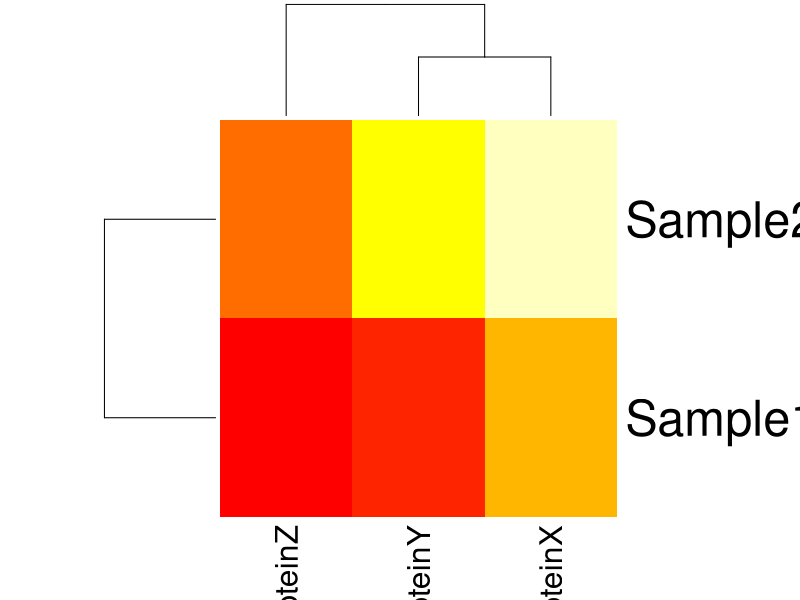
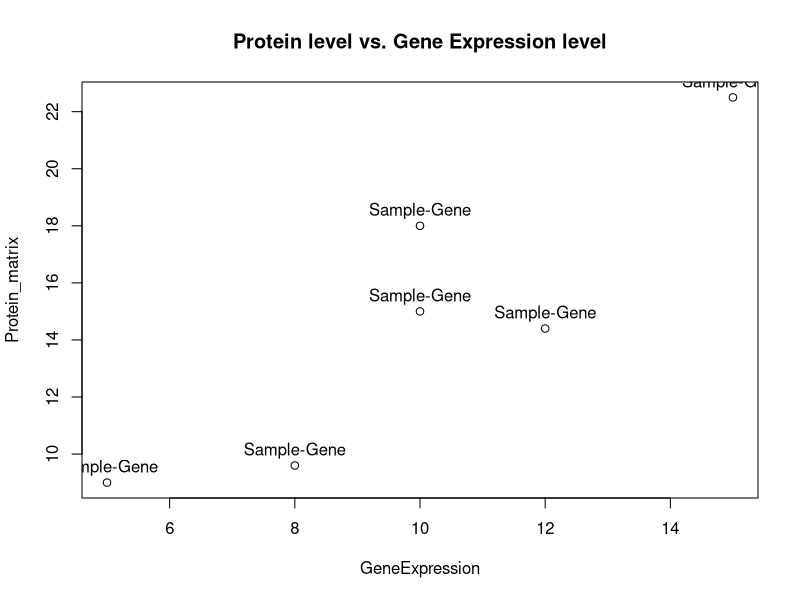
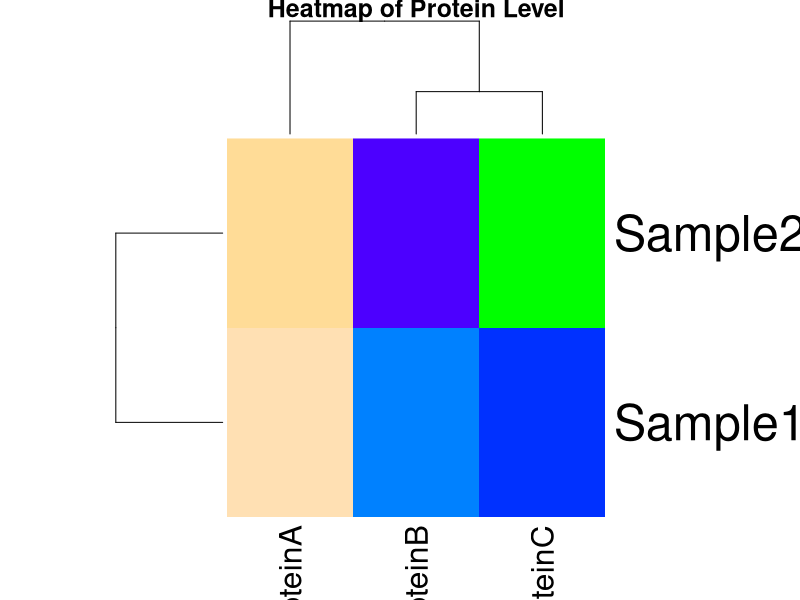
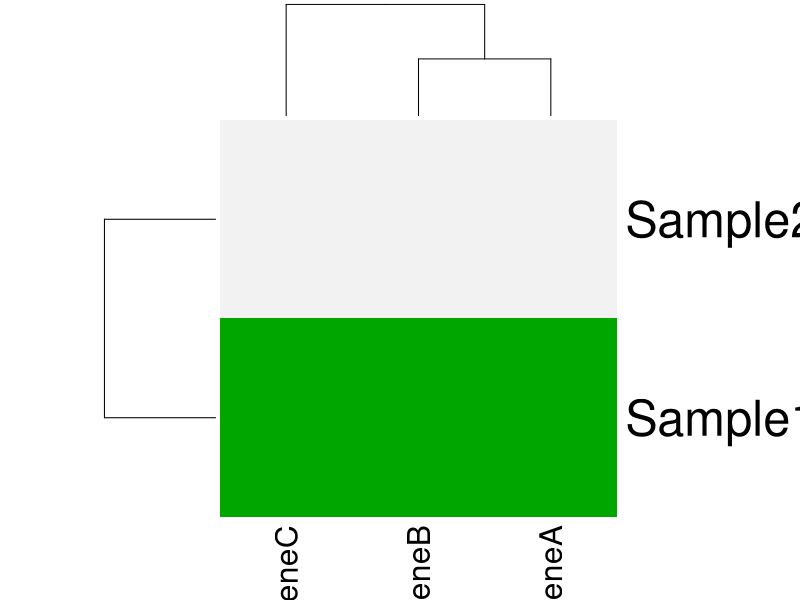
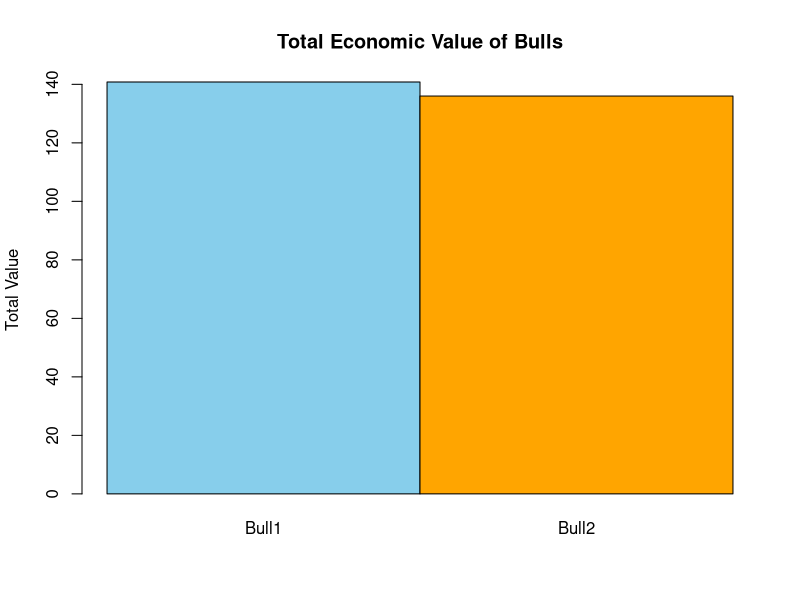
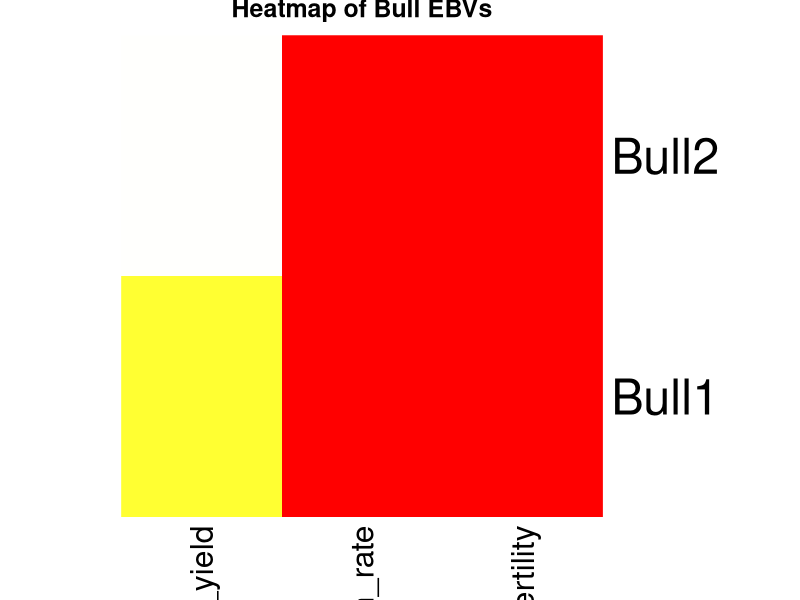
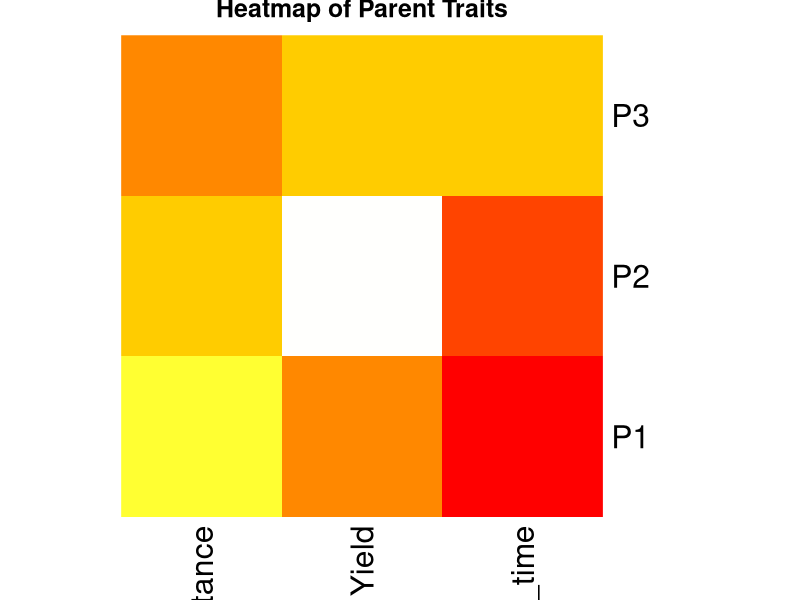
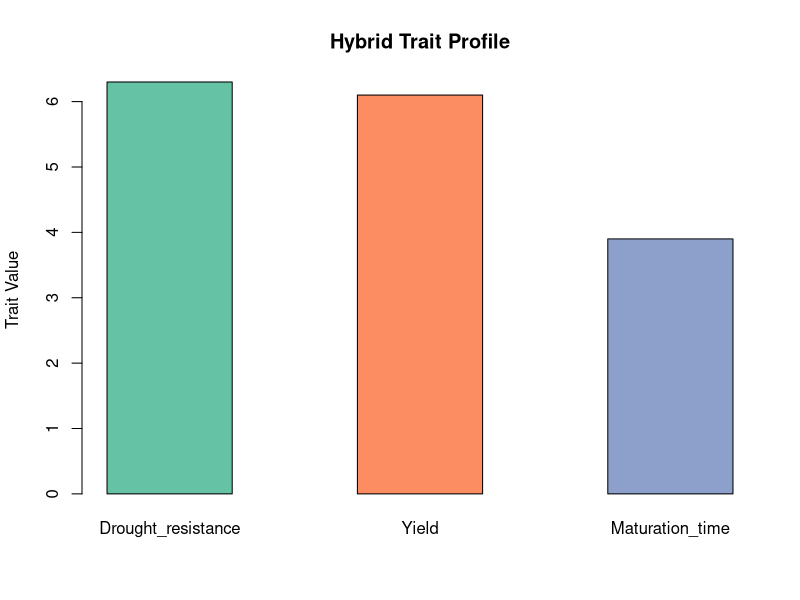

Recreate these plots in R, in order.
## ---- chunk 1
# Making Protein Matrix
ProteinMatrix <- matrix(
  c(5, 3, 2,
    7, 6, 4),
  nrow = 2, byrow = TRUE
)
rownames(ProteinMatrix) = c("Sample1", "Sample2")
colnames(ProteinMatrix) = c("ProteinX", "ProteinY", "ProteinZ")
ProteinMatrix
## ---- chunk 2
# Making weight matrix
WeightVector <- matrix(
  c(0.5, 1.0, 1.5),
  nrow=3, byrow = TRUE
)
rownames(WeightVector) = c("ProteinX", "ProteinY", "ProteinZ")
colnames(WeightVector) = c("Weight")
WeightVector
## ---- chunk 3
# Multiplying Matrices
TotalConc = ProteinMatrix %*% WeightVector
colnames(TotalConc) <- "Total_Protein_Conc"
print(TotalConc)
## ---- chunk 4
ProteinMatTranspose = t(ProteinMatrix)
ProteinMatTranspose
## ---- chunk 5
I <- diag(3)
Identitycheck = ProteinMatrix %*% I
colnames(Identitycheck) <- c("ProteinX", "ProteinY", "ProteinZ")
Identitycheck
## ---- chunk 6
rowSums(ProteinMatrix)
## ---- chunk 7
colSums(ProteinMatrix)
## ---- chunk 8
heatmap(ProteinMatrix, scale = "none", col = heat.colors(10))
## ---- chunk 9
# changing the weight of ProteinZ to 3.0
newweightvector = matrix(
  c(0.5, 1.0, 3.0),
  nrow=3, byrow = TRUE
)
rownames(WeightVector) = c("ProteinX", "ProteinY", "ProteinZ")
colnames(WeightVector) = c("Weight")
newTotalconc = ProteinMatrix %*% newweightvector
colnames(newTotalconc) <- "Total_Protein_Conc"
newTotalconc
## ---- chunk 10
# making  Gene Expression matrix
GeneExpression <- matrix(
  c(10, 8, 5,
    15, 12, 10),
  nrow = 2, byrow = TRUE
)
rownames(GeneExpression) <- c("Sample1", "Sample2")
colnames(GeneExpression) <- c("GeneA", "GeneB", "GeneC")
GeneExpression
## ---- chunk 11
# making Translation Matrix
TranslationMatrix <- matrix(
  c(1.5, 0 , 0,
  0, 1.2, 0,
  0, 0, 1.8),
nrow = 3, byrow = TRUE
)

rownames(TranslationMatrix) <- c("GeneA", "GeneB", "GeneC")
colnames(TranslationMatrix) <- c("protA", "protB", "protC")
TranslationMatrix
## ---- chunk 12
# computing Protein matrix
Protein_matrix <- GeneExpression %*% TranslationMatrix
colnames(Protein_matrix) <- c("total_protA", "total_protB", "total_protC")
print(Protein_matrix)
## ---- chunk 13
# Transpose of GeneExpression matrix
GeneExpression_Transpose <- t(GeneExpression)
GeneExpression_Transpose
## ---- chunk 14
# Creating Identity matrix
I <- diag(3)
I
## ---- chunk 15
Product_matrix = TranslationMatrix %*%  I 
Product_matrix
## ---- chunk 16
# making submatrix A
A = matrix(
  c(10, 8,
    15, 12), nrow=2, byrow = TRUE
)
rownames(A) = c("sample1", "sample2")
colnames(A) = c("GeneA", "GeneB")

A

# finding inverse of A
#inv_A <- solve(A)
#inv_A
## ---- chunk 17
# generating MARplot-style scatter plot
plot(GeneExpression, Protein_matrix, type="p", main="Protein level vs. Gene Expression level")
labels <- "Sample-Gene"
text(GeneExpression, Protein_matrix, labels = labels, pos=3)
# generating a heatmap
heatmap(Protein_matrix, main= "Heatmap of Protein Level", Rowv = TRUE, Colv = TRUE, labRow= rownames(Protein_matrix), labCol= c("ProteinA", "ProteinB", "ProteinC"), col=topo.colors(256) )
## ---- chunk 18
heatmap(GeneExpression, col = terrain.colors(10), scale = "column")
## ---- chunk 19
# Define Bull EBVs
BullEBVs <- matrix(c(
  400, 1.2, 0.8,
  500, 1.5, 0.6
), nrow = 2, byrow = TRUE)

rownames(BullEBVs) <- c("Bull1", "Bull2")
colnames(BullEBVs) <- c("Milk_yield", "Growth_rate", "Fertility")
BullEBVs

# Define Economic Weights
EconomicWeights <- matrix(c(0.002, 50, 100), ncol = 1)
rownames(EconomicWeights) <- colnames(BullEBVs)
colnames(EconomicWeights) <- c("Weight")
EconomicWeights
## ---- chunk 20
TotalValue <- BullEBVs %*% EconomicWeights
colnames(TotalValue) <- c("Merit")
TotalValue
## ---- chunk 21
I3 <- diag(3)
rownames(I3) <- colnames(BullEBVs)
colnames(I3) <- colnames(BullEBVs)
I3
BullEBVs_identity <- BullEBVs %*% I3
BullEBVs_identity
## ---- chunk 22
BullEBVs_noMilk <- BullEBVs[, -1]
EconomicWeights_noMilk <- EconomicWeights[2:3, , drop = FALSE]

TotalValue_noMilk <- BullEBVs_noMilk %*% EconomicWeights_noMilk
colnames(TotalValue_noMilk) <- c("New_Merit")
TotalValue_noMilk
## ---- chunk 23
barplot(
  TotalValue,
  beside = TRUE,
  names.arg = rownames(BullEBVs),
  col = c("skyblue", "orange"),
  main = "Total Economic Value of Bulls",
  ylab = "Total Value"
)
## ---- chunk 24
heatmap(
  BullEBVs,
  Rowv = NA,
  Colv = NA,
  scale = "none",
  col = heat.colors(256),
  main = "Heatmap of Bull EBVs"
)
## ---- chunk 25
ParentTraits <- matrix(c(
  7, 5, 3,
  6, 8, 4,
  5, 6, 6
), nrow = 3, byrow = TRUE)

rownames(ParentTraits) <- c("P1", "P2", "P3")
colnames(ParentTraits) <- c("Drought_resistance", "Yield", "Maturation_time")
ParentTraits

# Define Hybrid Weights
HybridWeights <- matrix(c(0.5, 0.3, 0.2), nrow = 1)
colnames(HybridWeights) <- colnames(ParentTraits)
rownames(HybridWeights) <- c("Weight")
HybridWeights
## ---- chunk 26
HybridTraits <- HybridWeights %*% ParentTraits
rownames(HybridTraits) <- c("Contribution")
colnames(HybridTraits) <- rownames(ParentTraits)
HybridTraits
## ---- chunk 27
I3 <- diag(3)
ParentTraits_identity <- ParentTraits %*% I3
colnames(ParentTraits_identity) <- colnames(ParentTraits)
ParentTraits_identity
## ---- chunk 28
ParentTraits_T1T2 <- ParentTraits[, 1:2]
ParentTraits_T1T2
HybridTraits_T1T2 <- HybridWeights %*% ParentTraits_T1T2
HybridTraits_T1T2
## ---- chunk 29
heatmap(
  ParentTraits,
  Rowv = NA,
  Colv = NA,
  scale = "none",
  col = heat.colors(256),
  main = "Heatmap of Parent Traits"
)
## ---- chunk 30
barplot(
  HybridTraits,
  beside = TRUE,
  names.arg = colnames(ParentTraits),
  col = c("#66c2a5", "#fc8d62", "#8da0cb"),
  main = "Hybrid Trait Profile",
  ylab = "Trait Value"
)
## ---- chunk 31
# Assuming previous matrices and weights are already defined:

# Making a MasterList
bioList = list(
  ProteinConc = list(matrix = ProteinMatrix, weights = WeightVector),
  ProteinMap  = list(matrix = GeneExpression, weights = TranslationMatrix),
  Animal = list(matrix = BullEBVs, weights = EconomicWeights),
  Plant = list(matrix = ParentTraits, weights = HybridWeights)
)

print(bioList)
## ---- chunk 32
names(bioList)               # Top-level list names
lengths(bioList)             # Number of components in each sublist
## ---- chunk 33
# Access the trait matrix for Plant
bioList$Plant[[1]]
#or
bioList$Plant$matrix

# Access the weight vector for ProteinConc
bioList$ProteinConc[[2]]
#or
bioList$ProteinConc$weights
## ---- chunk 34
# Protein concentration score
bioList$ProteinConc$matrix %*% bioList$ProteinConc$weights

# Gene → Protein contribution
bioList$ProteinMap$matrix %*% bioList$ProteinMap$weights

# Bull economic value
bioList$Animal$matrix %*% bioList$Animal$weights

# Hybrid trait value
bioList$Plant$weights %*% bioList$Plant$matrix
## ---- chunk 35
# Remove last trait from ParentTraits
ParentSubset <- bioList$Plant$matrix[, 1:2]
NewWeights <- matrix(c(0.6, 0.4), nrow = 2)

# Recalculated hybrid score
SubsetHybridScore <- ParentSubset %*% NewWeights
SubsetHybridScore
## ---- chunk 36
heatmap(
  bioList$ProteinMap$matrix,
  scale = "none",
  col = heat.colors(256),
  main = "Gene Expression Heatmap",
  xlab = "Proteins",
  ylab = "Genes"
)
## ---- chunk 37
barplot(
  bioList$Plant$weights %*% bioList$Plant$matrix,
  beside = TRUE,
  main = "Hybrid Trait Contributions",
  col = "#66c2a5",
  ylab = "Score"
)
## ---- chunk 38
barplot(
  bioList$Animal$matrix %*% bioList$Animal$weights,
  beside = TRUE,
  main = "Bull EBVs (Economic Values)",
  col = "#fc8d62",
  ylab = "Score"
)
## ---- chunk 39
species <- c("Lactobacillus", "Bacteroides", "Escherichia", "Bacteroides", "Lactobacillus")
species_factor <- factor(species, levels = c("Bacteroides", "Escherichia", "Lactobacillus"))
levels(species_factor)
## ---- chunk 40
disease_severity <- factor(c("Mild", "Severe", "Moderate"), levels = c("Mild", "Moderate", "Severe", "Critical"), ordered = TRUE)
disease_severity[1] < disease_severity[2]
# TRUE
## ---- chunk 41
prop <- prop.table(table(species_factor))
prop["Escherichia"]
## ---- chunk 42
gene_df <- data.frame(
  gene_id = c("BRCA1", "TP53", "MYC", "EGFR", "GAPDH"),
  expression = c(8.2, 6.1, 9.5, 7.0, 10.0),
  mutation = factor(c("Yes", "No", "Yes", "No", "No")),
  pathway = c("DNA Repair", "Apoptosis", "Cell Cycle", "Signaling", "Metabolism")
)
rownames(gene_df) <- gene_df$gene_id #name the rows by the gene IDs
gene_df <- gene_df[, -1] #remove the first column which is not needed anymore
#gene_df
gene_df[gene_df$expression > 7 & gene_df$mutation == "No", ]
## ---- chunk 43
samples <- c("WT", "KO", "WT", "KO", "WT")
expression <- c(5.2, 8.1, 4.3, 9.0, 5.7)
## ---- chunk 44
group_factor <- factor(samples)

# Mean expression
tapply(expression, group_factor, mean) ## KO: 8.55, WT: 5.07

# Plot
barplot(tapply(expression, group_factor, mean), 
        col = c("skyblue", "salmon"),
        ylab = "Mean Expression",
        main = "Group-wise Expression")
## ---- chunk 45
gene_df[gene_df$expression > 8 & 
        gene_df$pathway %in% c("Cell Cycle", "Signaling"), ]
## ---- chunk 46
stages <- c("Stage I", "Stage III", "Stage II", "Stage IV", "Stage I")
disease_stage <- factor(stages, 
                        levels = c("Stage I", "Stage II", "Stage III", "Stage IV"), 
                        ordered = TRUE)

barplot(table(disease_stage), 
        col = "lightgreen", 
        main = "Patient Count by Disease Stage",
        ylab = "Count")
## ---- chunk 47
# Comparison
disease_stage[2] > disease_stage[1]  # TRUE
## ---- chunk 48
# Define a small gene dataset
gene_data <- data.frame(
  gene = c("TP53", "BRCA1", "MYC", "GAPDH", "EGFR"),
  expression = c(9.1, 7.3, 10.5, 5.2, 8.6),
  type = factor(c("Tumor Suppressor", "Oncogene", "Oncogene", "Housekeeping", "Oncogene"))
)

# Subset: Oncogene rows with expression > 8
gene_data[gene_data$type == "Oncogene" & gene_data$expression > 8, ]
## ---- chunk 49
# Relevel: make "Housekeeping" the reference level
gene_data$type <- relevel(gene_data$type, ref = "Housekeeping")

# Check the new levels
levels(gene_data$type)
## ---- chunk 50
set.seed(42)
gene_expr <- rnorm(45, mean = 8, sd = 2)
tissue <- rep(c("brain", "liver", "kidney"), each = 15)
tissue_factor <- factor(tissue, levels = c("liver", "brain", "kidney"))

boxplot(gene_expr ~ tissue_factor, 
        col = c("orange", "skyblue", "lightgreen"), 
        main = "Expression by Tissue",
        ylab = "Expression Level")
## ---- chunk 51
# Variability
tapply(gene_expr, tissue_factor, sd)
# Returns standard deviation per tissue group
## ---- chunk 52
# Load necessary package
library(ggplot2)

# Use the built-in iris dataset
data(iris)

# Create the plot
ggplot(iris, aes(x = Petal.Length, y = Petal.Width, color = Species)) +
  geom_point(size = 2) +  # scatter plot points
  geom_smooth(method = "lm", se = FALSE) +  # linear regression lines
  labs(
    title = "Relationship between Petal Length and Width by Species",
    x = "Petal Length (cm)",
    y = "Petal Width (cm)",
    color = "Iris Species"
  ) +
  theme_minimal()  # apply a clean minimal theme
## ---- chunk 53
library(ggplot2)

ggplot(iris, aes(x = Petal.Length, y = Petal.Width)) +
  geom_point(aes(color = Species), size = 2) +  # color points by Species
  geom_smooth(method = "lm", se = FALSE, color = "black") +  # single regression line
  labs(
    title = "Overall Regression: Petal Length vs Width (Iris Dataset)",
    x = "Petal Length (cm)",
    y = "Petal Width (cm)",
    color = "Iris Species"
  ) +
  theme_minimal()

